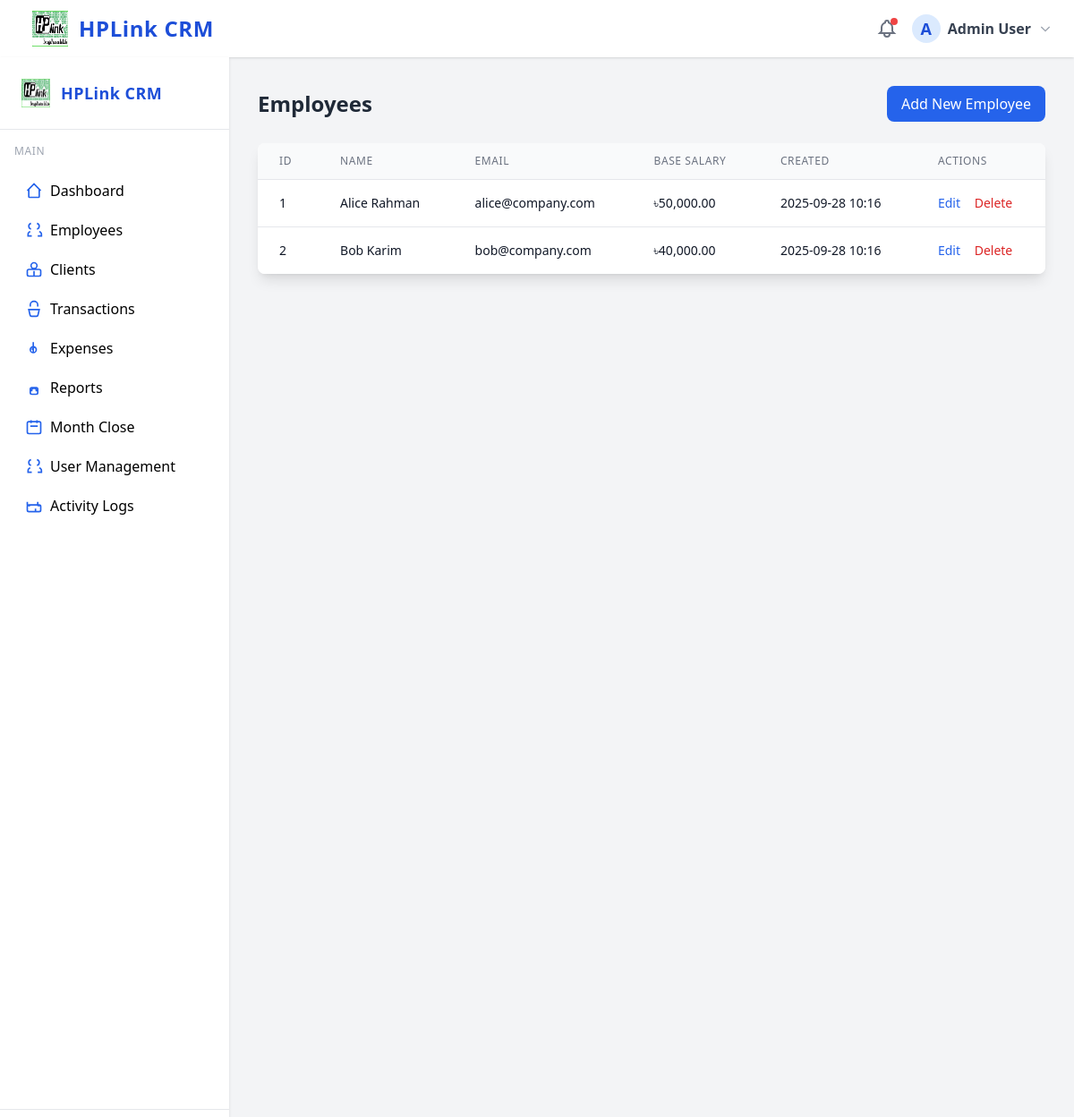
/?page=employees (signed in), run on the app's committed database.
### tables this page shows
CREATE TABLE users (
  id INT UNSIGNED AUTO_INCREMENT PRIMARY KEY,
  name VARCHAR(100) NOT NULL,
  email VARCHAR(150) NOT NULL UNIQUE,
  password_hash VARCHAR(255) NOT NULL,
  role ENUM('admin','hr','employee') NOT NULL,
  employee_id INT UNSIGNED NULL,
  created_at DATETIME NOT NULL DEFAULT CURRENT_TIMESTAMP,
  INDEX idx_role (role),
  INDEX idx_employee_id (employee_id)
   
);

CREATE TABLE employees (
  id INT UNSIGNED AUTO_INCREMENT PRIMARY KEY,
  name VARCHAR(100) NOT NULL,
  phone VARCHAR(30) NOT NULL,
  email VARCHAR(150) NULL,
  base_salary DECIMAL(12,2) NOT NULL,
  joined_at DATE NOT NULL,
  notes TEXT,
  created_at DATETIME NOT NULL DEFAULT CURRENT_TIMESTAMP
);

### config.php (called while the page is built)
<?php
return [
    'db' => [
        'host' => 'localhost',
        'database' => 'crm_db',
        'username' => 'crm_user',
        'password' => 'your_db_password',
        'charset' => 'utf8mb4',
    ],
    'timezone' => 'Asia/Dhaka',
    'currency_symbol' => '৳',
    'default_month_format' => 'Y-m',
    'session_name' => 'crm_session',
    'export_path' => __DIR__ . '/storage/exports/',
    'log_path' => __DIR__ . '/storage/logs/',
];

### lib/database.php (called while the page is built, shortened)
<?php
function get_config() {
    static $config = null;
    if ($config === null) {
        $config = require __DIR__ . '/../config.php';
    }
    return $config;
}

### lib/auth.php (called while the page is built, shortened)
<?php
require_once __DIR__ . '/database.php';
function is_logged_in() {
    return isset($_SESSION['user_id']);
}
function current_user() {
    static $user = null;
    if ($user === null) {
        $db = get_db();
        $stmt = $db->prepare("SELECT * FROM users WHERE id = ?");
        $stmt->execute([$_SESSION['user_id']]);
        $user = $stmt->fetch();
    }
    return $user;
}

### lib/helpers.php (called while the page is built, shortened)
<?php
require_once __DIR__ . '/auth.php';
require_once __DIR__ . '/database.php';
function e($str) {
    return htmlspecialchars($str ?? '', ENT_QUOTES | ENT_SUBSTITUTE, 'UTF-8');
}
function format_date($dt, $fmt = 'Y-m-d H:i') {
    return date($fmt, strtotime($dt));
}
function format_currency($amount) {
    $cfg = get_config();
    return $cfg['currency_symbol'] . number_format((float)$amount, 2);
}

### controllers/EmployeesController.php (called while the page is built, shortened)
<?php
require_once __DIR__ . '/../lib/database.php';
require_once __DIR__ . '/../lib/helpers.php';
function employees_index_page() {
    $db = get_db();
    $stmt = $db->query("SELECT * FROM employees ORDER BY created_at DESC");
    $employees = $stmt->fetchAll();
    include __DIR__ . '/../views/employees/index.php';
}

### views/employees/index.php (the view, shortened to what this page needs)
<div class="p-8">
    <div class="flex justify-between items-center mb-6">
        <h1 class="text-2xl font-bold text-gray-800">Employees</h1>
        <a href="?page=employees&action=create" class="bg-blue-600 hover:bg-blue-700 text-white px-4 py-2 rounded-lg font-medium">
            Add New Employee
        </a>
    </div>
    <?php if (empty($employees)): ?>
        <div class="bg-gray-50 border border-gray-200 rounded-lg p-8 text-center">
            <p class="text-gray-600 text-lg">No employees found.</p>
            <a href="?page=employees&action=create" class="text-blue-600 hover:text-blue-700 font-medium">Add the first employee</a>
        </div>
    <?php else: ?>
        <div class="bg-white shadow-lg rounded-lg overflow-hidden">
            <table class="min-w-full divide-y divide-gray-200">
                <thead class="bg-gray-50">
                    <tr>
                        <th class="px-6 py-3 text-left text-xs font-medium text-gray-500 uppercase tracking-wider">ID</th>
                        <th class="px-6 py-3 text-left text-xs font-medium text-gray-500 uppercase tracking-wider">Name</th>
                        <th class="px-6 py-3 text-left text-xs font-medium text-gray-500 uppercase tracking-wider">Email</th>
                        <th class="px-6 py-3 text-left text-xs font-medium text-gray-500 uppercase tracking-wider">Base Salary</th>
                        <th class="px-6 py-3 text-left text-xs font-medium text-gray-500 uppercase tracking-wider">Created</th>
                        <th class="px-6 py-3 text-left text-xs font-medium text-gray-500 uppercase tracking-wider">Actions</th>
                    </tr>
                </thead>
                <tbody class="bg-white divide-y divide-gray-200">
                    <?php foreach ($employees as $employee): ?>
                        <tr class="hover:bg-gray-50">
                            <td class="px-6 py-4 whitespace-nowrap text-sm text-gray-900"><?= e($employee['id']) ?></td>
                            <td class="px-6 py-4 whitespace-nowrap text-sm font-medium text-gray-900"><?= e($employee['name']) ?></td>
                            <td class="px-6 py-4 whitespace-nowrap text-sm text-gray-900"><?= e($employee['email']) ?></td>
                            <td class="px-6 py-4 whitespace-nowrap text-sm text-gray-900"><?= format_currency($employee['base_salary']) ?></td>
                            <td class="px-6 py-4 whitespace-nowrap text-sm text-gray-900"><?= format_date($employee['created_at']) ?></td>
                            <td class="px-6 py-4 whitespace-nowrap text-sm font-medium">
                                <a href="?page=employees&action=edit&id=<?= $employee['id'] ?>" class="text-blue-600 hover:text-blue-900 mr-3">Edit</a>
                                <a href="?page=employees&action=delete&id=<?= $employee['id'] ?>" class="text-red-600 hover:text-red-900" onclick="return confirm('Are you sure you want to delete this employee?')">Delete</a>
                            </td>
                        </tr>
                    <?php endforeach; ?>
                </tbody>
            </table>
        </div>
    <?php endif; ?>
</div>

### views/layout/header.php (shortened to what this page needs)
?><!DOCTYPE html>
<html lang="en">
<head>
  <script src="https://cdn.tailwindcss.com"></script>
</head>
<body class="bg-gray-100 min-h-screen">
  <header class="bg-white shadow px-6 py-3 flex items-center justify-between">
    <div class="flex items-center space-x-3">
      <img src="/assets/logo.png" alt="HPLink CRM Logo" class="h-10 w-10">
      <span class="font-bold text-2xl text-blue-700 tracking-wide">HPLink CRM</span>
    </div>
    <div class="flex items-center space-x-4">
      <button class="relative focus:outline-none group">
        <span class="absolute top-0 right-0 inline-block w-2 h-2 bg-red-500 rounded-full"></span>
      </button>
      <?php if (is_logged_in()):
        $user = current_user(); ?>
        <div class="relative group">
          <button class="flex items-center space-x-2 focus:outline-none">
            <span class="inline-block h-8 w-8 rounded-full bg-blue-100 text-blue-700 flex items-center justify-center font-bold text-lg">
              <?= strtoupper(substr($user['name'] ?? 'U', 0, 1)) ?>
            </span>
            <span class="font-semibold text-gray-700"><?= e($user['name'] ?? 'User') ?></span>
            <svg class="w-4 h-4 text-gray-400" fill="none" stroke="currentColor" stroke-width="2" viewBox="0 0 24 24"><path d="M19 9l-7 7-7-7"></path></svg>
          </button>
        </div>
      <?php else: ?>
        <a href="?page=login" class="px-4 py-2 bg-blue-600 text-white rounded hover:bg-blue-700">Login</a>
      <?php endif; ?>
    </div>
  </header>
  <div class="flex">
    <?php if (is_logged_in()): ?>
      <?php include __DIR__ . '/sidebar.php'; ?>
    <?php endif; ?>
    <main class="flex-1">

### data on the page
users: name "A", name "Admin User"
employees: id "1", name "Alice Rahman", email "alice@company.com", base_salary "৳50,000.00", created_at "2025-09-28 10:16"
employees: id "2", name "Bob Karim", email "bob@company.com", base_salary "৳40,000.00", created_at "2025-09-28 10:16"
